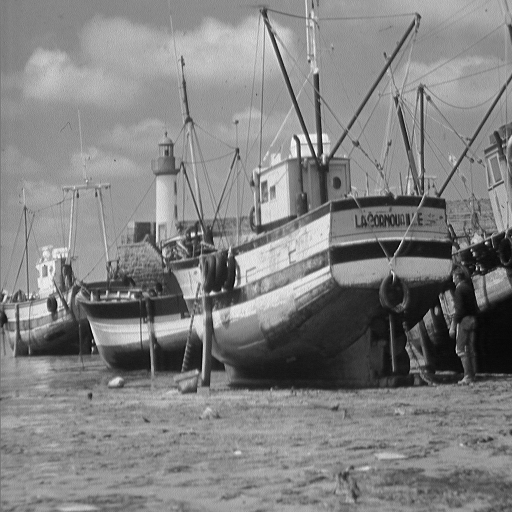
%> input picture boat.png, 512 x 512 px
$ octave demo_inpainting.m   (GNU Octave 9; MATLAB toolbox functions it lacks are replaced by stand-ins)
%> lines starting %> are read from the running program, lines starting %| are printed output that depends on the picture
### psnr.m
function PSNR = psnr(I1,I2);
% Compute the peak SNR given two images

%Convert to gray

if size(I1,3)>1
	I1 = rgb2gray(I1);
end;

if size(I2,3)>1
	I2 = rgb2gray(I2);
end;

I1=double(I1);I2=double(I2);

[m,n]=size(I1);

MSE = 1/(m*n)*sum(sum((I1-I2).^2));

MAXi = max(abs(I1(:)));

PSNR = 	20*log10(MAXi/sqrt(MSE));

return;

### lq_lq_l2_admm.m
function [L,S,out] = lq_lq_l2_admm(M,lamda,q1,q2,L0,S0,Ltrue,Strue);
% lq_lq_l2_admm solves
%
%   minimize ||L||_Sq1^Sq1 + lamda*||S||_q2^q2 + \beta/2*||M-L-S||_F^2
%
% Inputs
%	1=>q1,q2=>0
%	Ltrue, Strue: for debug, for calculation of errors
%   L0,S0: intialization
% Outputs
%	L,S: the recovery
%	out.el, out.es: the error with respect to the true


%Convergence setup
MAX_ITER = 1e3;
ABSTOL = 1e-9;

[m, n] = size(M);

%Initialize
if nargin<5
	L = zeros(m,n);
    S = zeros(m,n);
else
    L = L0;
    S = S0;
end

isquiet = 0;
if nargin<7
    isquiet = 1;
end

Z = zeros(m,n);
V = zeros(m,n);
W = zeros(m,n);
U = zeros(m,n);

betaT = 5e2;
rhoT = 5*betaT;
beta = 2/norm(M(:));
rho1 = 0.1*beta;

out.el = [];
out.es = [];
num_stop = 0;

for iter = 1:MAX_ITER

    Lm1 = L; Sm1 = S;
    Zm1 = Z; Vm1 = V;

    if beta<betaT % for acceleration of the algorithm
        beta = beta * 1.03;
    end
    if rho1<rhoT % for acceleration of the algorithm
        rho1 = rho1 * 1.03;
    end
    rho2 = rho1;

    % Z-update
    [E,A,D] = svd(L+W/rho1);
    a = shrinkage_Lq(diag(A), q1, 1, rho1);
    Z = E*diag(a)*D';

    % V-update
    T = S+U/rho2;
    V = reshape(shrinkage_Lq(T(:), q2, lamda, rho2), m, n);

    % L- and S-update
    L = (beta*(M-S)+rho1*Z-W)/(beta+rho1);
    S = (beta*(M-L)+rho2*V-U)/(beta+rho2);

    % dual variables: W and U
    W = W + rho1 * (L - Z);
    U = U + rho2 * (S - V);

    if ~isquiet
        out.el  = [out.el, norm(L-Ltrue,'fro')/norm(Ltrue,'fro')];
        out.es  = [out.es, norm(S-Strue,'fro')/norm(Strue,'fro')];
    end

    %Check for convergence
    if (norm(L-Lm1,'fro')< sqrt(m*n)*ABSTOL) & (norm(S-Sm1,'fro')< sqrt(m*n)*ABSTOL)
        num_stop = num_stop + 1;
        if num_stop==3
            break;
        end
    else
        num_stop = 0;
    end

end

end

### demo_inpainting.m
clear all; clc; % close all;

m = 256;
n = m;
X = imresize(double(imread('boat.png')),[m, n]);
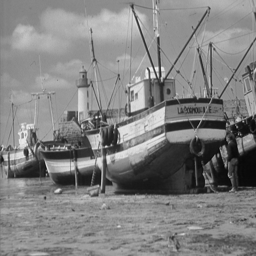
%> X: size 256x256 double; min 5.67, max 247.4, mean 129.7

[S,V,D] = svd(X);
v = diag(V);
%> v = 256 values, max 34091.3 at index 1, min 0.0826 at index 256, mean 380.1

%---strictly low-rank-----
v(round(0.15*m):end) = 0;
X = S*diag(v)*D';

%---salt-and-pepper noise-----
c_ratio = 0.2; % corruption ratio
J = randperm(m*n);
J = J(1:round(c_ratio*m*n));
noise = randn(1,round(c_ratio*m*n));
noise(find(noise>=0))=255;
noise(find(noise<0))=0;
y = X(:);
y(J) = noise;

Strue = reshape(y, m, n) - X;
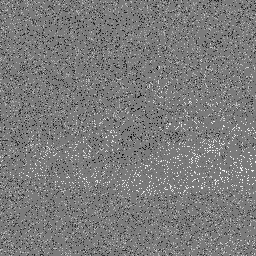
%> Strue: size 256x256 double; min -245.1, max 259.8, mean -0.5; drawn with min black and max white


% ----- small entry-wise noise ----------
% small_noise = 2*randn(size(y));
% y = y + small_noise;


figure(1);subplot(1,3,1); imshow(uint8(reshape(y, m, n)));
%> after `imshow(uint8(reshape(y, m, n)))`:
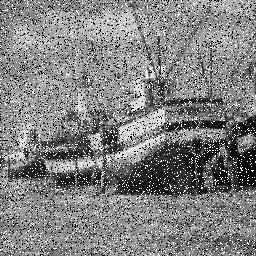
%> displayed picture: size 256x256, on the screen's scale of 0 to 255; min 0, max 255, mean 129.2
title(sprintf('Corrupted\n RelErr=%.3f, PSNR=%.2f dB',norm(y - X(:))/norm(X(:)),psnr(X(:),y)));
%> in psnr, `MSE = 1/(m*n)*sum(sum((I1-I2).^2));`: MSE = 3672.5
%> in psnr, `MAXi = max(abs(I1(:)));`: MAXi = 254.5
%> in psnr, `PSNR = 	20*log10(MAXi/sqrt(MSE));`: PSNR = 12.46
%> the run ends on the next line


% --- soft thresholding --------------------
lamdas = logspace(-3, 0, 30);
parfor k = 1:length(lamdas);
    [L, S, out] = lq_lq_l2_admm(reshape(y, m, n), lamdas(k), 1, 1, zeros(m,n), zeros(m,n), X, Strue);
